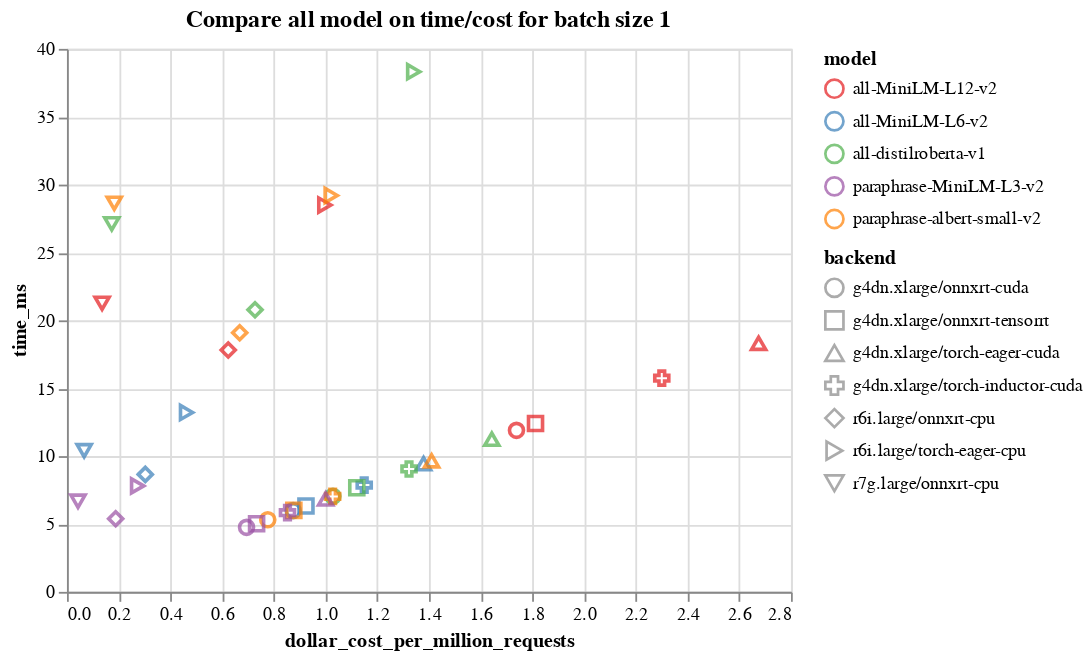

Notebook code for this chart:
### Code cell
alt.Chart(df[df['batch_size'] == 1]).mark_point(size=60).encode(
    x='dollar_cost_per_million_requests',
    y='time_ms',
    color='model',
    shape='backend',
).properties(title='Compare all model on time/cost for batch size 1'
).configure_range(
    category={'scheme': 'set1'}
)

### Figure 1 — Vega-Lite specification as saved in the notebook (floating-point values rounded to 4 significant figures)
{"$schema": "https://vega.github.io/schema/vega-lite/v4.17.0.json", "config": {"range": {"category": {"scheme": "set1"}}, "view": {"continuousHeight": 300, "continuousWidth": 400}}, "data": {"name": "data-be210da5bd910291091f53a3993f80a5"}, "datasets": {"data-be210da5bd910291091f53a3993f80a5": [{"backend": "r6i.large/onnxrt-cpu", "batch_size": 1, "dollar_cost_per_million_requests": 0.6237, "model": "all-MiniLM-L12-v2", "time_ms": 17.82}, {"backend": "r6i.large/torch-eager-cpu", "batch_size": 1, "dollar_cost_per_million_requests": 0.9974, "model": "all-MiniLM-L12-v2", "time_ms": 28.5}, {"backend": "r7g.large/onnxrt-cpu", "batch_size": 1, "dollar_cost_per_million_requests": 0.1358, "model": "all-MiniLM-L12-v2", "time_ms": 21.26}, {"backend": "g4dn.xlarge/onnxrt-cuda", "batch_size": 1, "dollar_cost_per_million_requests": 1.738, "model": "all-MiniLM-L12-v2", "time_ms": 11.9}, {"backend": "g4dn.xlarge/onnxrt-tensorrt", "batch_size": 1, "dollar_cost_per_million_requests": 1.812, "model": "all-MiniLM-L12-v2", "time_ms": 12.4}, {"backend": "g4dn.xlarge/torch-eager-cuda", "batch_size": 1, "dollar_cost_per_million_requests": 2.675, "model": "all-MiniLM-L12-v2", "time_ms": 18.31}, {"backend": "g4dn.xlarge/torch-inductor-cuda", "batch_size": 1, "dollar_cost_per_million_requests": 2.3, "model": "all-MiniLM-L12-v2", "time_ms": 15.74}, {"backend": "r6i.large/onnxrt-cpu", "batch_size": 1, "dollar_cost_per_million_requests": 0.3029, "model": "all-MiniLM-L6-v2", "time_ms": 8.654}, {"backend": "r6i.large/torch-eager-cpu", "batch_size": 1, "dollar_cost_per_million_requests": 0.4625, "model": "all-MiniLM-L6-v2", "time_ms": 13.21}, {"backend": "r7g.large/onnxrt-cpu", "batch_size": 1, "dollar_cost_per_million_requests": 0.06643, "model": "all-MiniLM-L6-v2", "time_ms": 10.4}, {"backend": "g4dn.xlarge/onnxrt-cuda", "batch_size": 1, "dollar_cost_per_million_requests": 0.8748, "model": "all-MiniLM-L6-v2", "time_ms": 5.987}, {"backend": "g4dn.xlarge/onnxrt-tensorrt", "batch_size": 1, "dollar_cost_per_million_requests": 0.9242, "model": "all-MiniLM-L6-v2", "time_ms": 6.326}, {"backend": "g4dn.xlarge/torch-eager-cuda", "batch_size": 1, "dollar_cost_per_million_requests": 1.379, "model": "all-MiniLM-L6-v2", "time_ms": 9.439}, {"backend": "g4dn.xlarge/torch-inductor-cuda", "batch_size": 1, "dollar_cost_per_million_requests": 1.15, "model": "all-MiniLM-L6-v2", "time_ms": 7.868}, {"backend": "r6i.large/onnxrt-cpu", "batch_size": 1, "dollar_cost_per_million_requests": 0.7273, "model": "all-distilroberta-v1", "time_ms": 20.78}, {"backend": "r6i.large/torch-eager-cpu", "batch_size": 1, "dollar_cost_per_million_requests": 1.341, "model": "all-distilroberta-v1", "time_ms": 38.32}, {"backend": "r7g.large/onnxrt-cpu", "batch_size": 1, "dollar_cost_per_million_requests": 0.1732, "model": "all-distilroberta-v1", "time_ms": 27.11}, {"backend": "g4dn.xlarge/onnxrt-cuda", "batch_size": 1, "dollar_cost_per_million_requests": 1.029, "model": "all-distilroberta-v1", "time_ms": 7.04}, {"backend": "g4dn.xlarge/onnxrt-tensorrt", "batch_size": 1, "dollar_cost_per_million_requests": 1.121, "model": "all-distilroberta-v1", "time_ms": 7.671}, {"backend": "g4dn.xlarge/torch-eager-cuda", "batch_size": 1, "dollar_cost_per_million_requests": 1.643, "model": "all-distilroberta-v1", "time_ms": 11.25}, {"backend": "g4dn.xlarge/torch-inductor-cuda", "batch_size": 1, "dollar_cost_per_million_requests": 1.323, "model": "all-distilroberta-v1", "time_ms": 9.054}, {"backend": "r6i.large/onnxrt-cpu", "batch_size": 1, "dollar_cost_per_million_requests": 0.668, "model": "paraphrase-albert-small-v2", "time_ms": 19.09}, {"backend": "r6i.large/torch-eager-cpu", "batch_size": 1, "dollar_cost_per_million_requests": 1.022, "model": "paraphrase-albert-small-v2", "time_ms": 29.2}, {"backend": "r7g.large/onnxrt-cpu", "batch_size": 1, "dollar_cost_per_million_requests": 0.1829, "model": "paraphrase-albert-small-v2", "time_ms": 28.63}, {"backend": "g4dn.xlarge/onnxrt-cuda", "batch_size": 1, "dollar_cost_per_million_requests": 0.7766, "model": "paraphrase-albert-small-v2", "time_ms": 5.315}, {"backend": "g4dn.xlarge/onnxrt-tensorrt", "batch_size": 1, "dollar_cost_per_million_requests": 0.8774, "model": "paraphrase-albert-small-v2", "time_ms": 6.005}, {"backend": "g4dn.xlarge/torch-eager-cuda", "batch_size": 1, "dollar_cost_per_million_requests": 1.41, "model": "paraphrase-albert-small-v2", "time_ms": 9.651}, {"backend": "g4dn.xlarge/torch-inductor-cuda", "batch_size": 1, "dollar_cost_per_million_requests": 1.027, "model": "paraphrase-albert-small-v2", "time_ms": 7.032}, {"backend": "r6i.large/onnxrt-cpu", "batch_size": 1, "dollar_cost_per_million_requests": 0.1884, "model": "paraphrase-MiniLM-L3-v2", "time_ms": 5.382}, {"backend": "r6i.large/torch-eager-cpu", "batch_size": 1, "dollar_cost_per_million_requests": 0.2733, "model": "paraphrase-MiniLM-L3-v2", "time_ms": 7.808}, {"backend": "r7g.large/onnxrt-cpu", "batch_size": 1, "dollar_cost_per_million_requests": 0.04267, "model": "paraphrase-MiniLM-L3-v2", "time_ms": 6.678}, {"backend": "g4dn.xlarge/onnxrt-cuda", "batch_size": 1, "dollar_cost_per_million_requests": 0.6945, "model": "paraphrase-MiniLM-L3-v2", "time_ms": 4.753}, {"backend": "g4dn.xlarge/onnxrt-tensorrt", "batch_size": 1, "dollar_cost_per_million_requests": 0.7333, "model": "paraphrase-MiniLM-L3-v2", "time_ms": 5.019}, {"backend": "g4dn.xlarge/torch-eager-cuda", "batch_size": 1, "dollar_cost_per_million_requests": 1.0, "model": "paraphrase-MiniLM-L3-v2", "time_ms": 6.847}, {"backend": "g4dn.xlarge/torch-inductor-cuda", "batch_size": 1, "dollar_cost_per_million_requests": 0.8528, "model": "paraphrase-MiniLM-L3-v2", "time_ms": 5.837}]}, "encoding": {"color": {"field": "model", "type": "nominal"}, "shape": {"field": "backend", "type": "nominal"}, "x": {"field": "dollar_cost_per_million_requests", "type": "quantitative"}, "y": {"field": "time_ms", "type": "quantitative"}}, "mark": {"size": 60, "type": "point"}, "title": "Compare all model on time/cost for batch size 1"}
